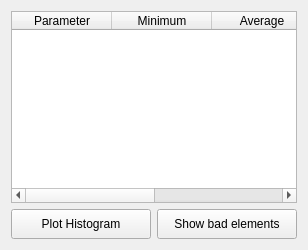
        <widget class="QWidget" name="tab_5">
         <property name="enabled">
          <bool>true</bool>
         </property>
         <attribute name="title">
          <string>Mesh quality</string>
         </attribute>
         <layout class="QVBoxLayout" name="verticalLayout">
          <item>
           <widget class="QTableWidget" name="tableWidget_mesh_quality">
            <property name="maximumSize">
             <size>
              <width>654654</width>
              <height>16777215</height>
             </size>
            </property>
            <attribute name="horizontalHeaderStretchLastSection">
             <bool>true</bool>
            </attribute>
            <attribute name="verticalHeaderVisible">
             <bool>false</bool>
            </attribute>
            <attribute name="verticalHeaderStretchLastSection">
             <bool>false</bool>
            </attribute>
            <column>
             <property name="text">
              <string>Parameter</string>
             </property>
            </column>
            <column>
             <property name="text">
              <string>Minimum</string>
             </property>
            </column>
            <column>
             <property name="text">
              <string>Average</string>
             </property>
            </column>
            <column>
             <property name="text">
              <string>Std. Deviation</string>
             </property>
            </column>
           </widget>
          </item>
          <item>
           <layout class="QHBoxLayout" name="horizontalLayout">
            <item>
             <widget class="QPushButton" name="pushButton_plot_histogram">
              <property name="enabled">
               <bool>true</bool>
              </property>
              <property name="minimumSize">
               <size>
                <width>140</width>
                <height>30</height>
               </size>
              </property>
              <property name="maximumSize">
               <size>
                <width>140</width>
                <height>16777215</height>
               </size>
              </property>
              <property name="text">
               <string>Plot Histogram</string>
              </property>
              <property name="autoDefault">
               <bool>false</bool>
              </property>
             </widget>
            </item>
            <item>
             <widget class="QPushButton" name="pushButton_show_bad_elements">
              <property name="enabled">
               <bool>true</bool>
              </property>
              <property name="minimumSize">
               <size>
                <width>140</width>
                <height>30</height>
               </size>
              </property>
              <property name="maximumSize">
               <size>
                <width>140</width>
                <height>16777215</height>
               </size>
              </property>
              <property name="text">
               <string>Show bad elements</string>
              </property>
              <property name="autoDefault">
               <bool>false</bool>
              </property>
             </widget>
            </item>
           </layout>
          </item>
         </layout>
        </widget>
